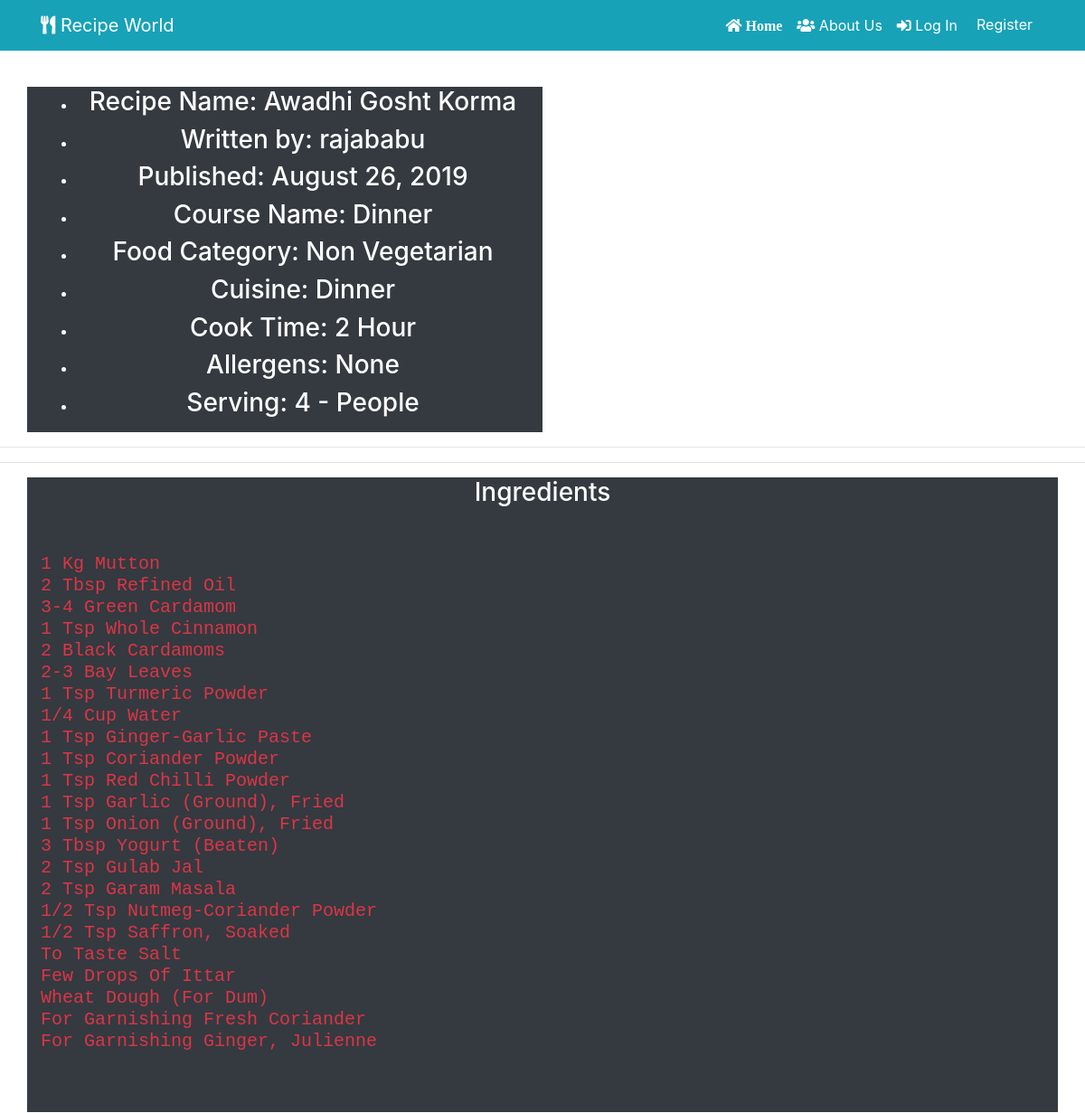
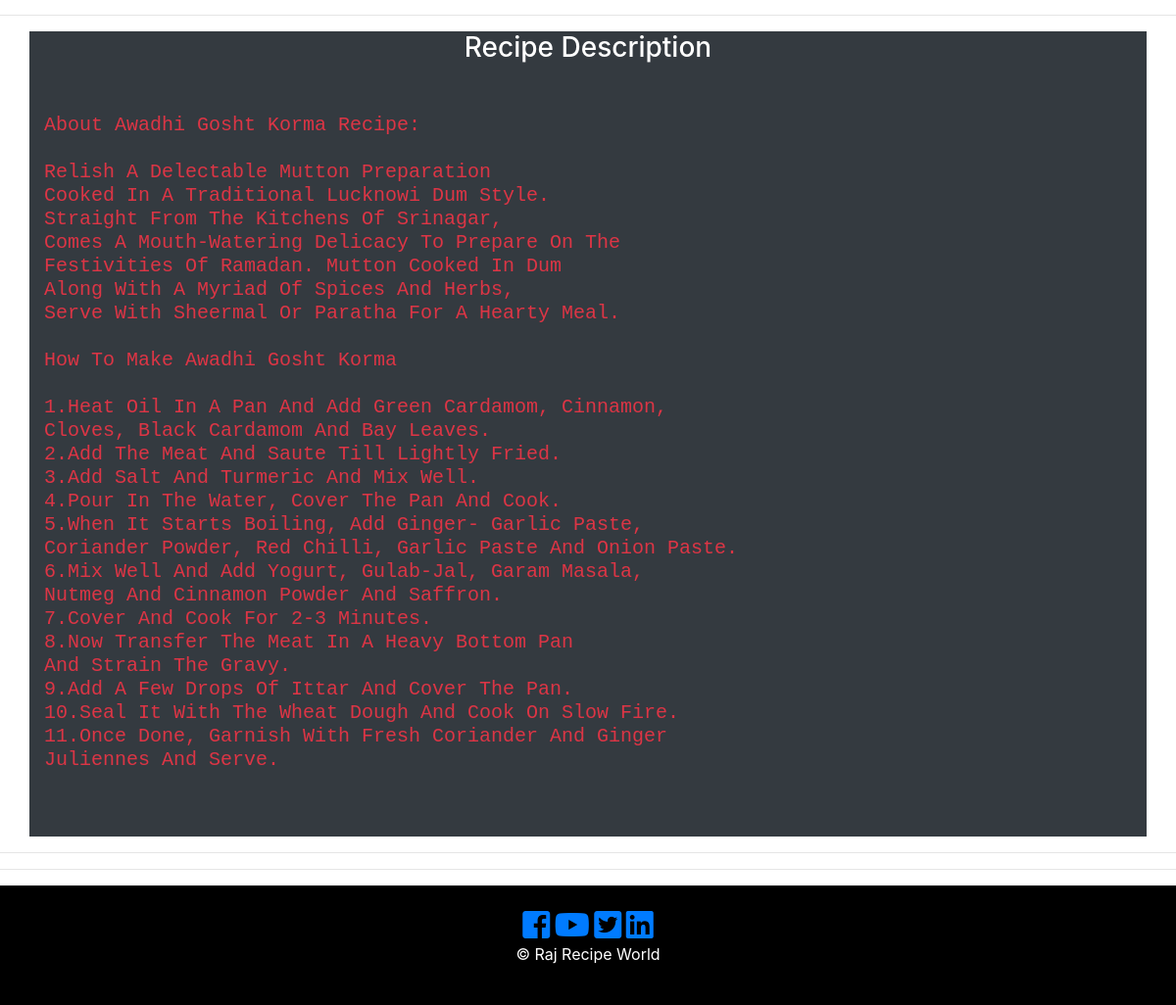
/18, run on the app's committed database (2 pictures, top to bottom).
### recipe_app/models.py (models this page shows, shortened)
class RecipePost(db.Model):
    __searchable__ = ['recipe_name']
    users = db.relationship(User)
    id = db.Column(db.Integer, primary_key=True)
    user_id = db.Column(db.Integer, db.ForeignKey('users.id'), nullable=False)
    date = db.Column(db.DateTime, nullable=False, default=datetime.utcnow)
    recipe_image = db.Column(db.String(128), default=None, nullable=True)
    recipe_name = db.Column(db.String(164), nullable=False)
    course = db.Column(db.String(164), nullable=False)
    food_category = db.Column(db.String(164), nullable=False)
    cuisine = db.Column(db.String(164), nullable=False)
    prep_time = db.Column(db.String(164), nullable=False)
    cook_time = db.Column(db.String(164), nullable=False)
    allergens = db.Column(db.String(164), nullable=False)
    serving = db.Column(db.String(164), nullable=False)
    ingredients = db.Column(db.Text, nullable=False)
    recipe_description = db.Column(db.Text, nullable=False)

class User(db.Model, UserMixin):
     __tablename__ = 'users'
     id = db.Column(db.Integer, primary_key = True)
     picture = db.Column(db.String(128), default='default_profile.png', nullable=False)
     email = db.Column(db.String(64), unique=True, index=True)
     username = db.Column(db.String(64), unique=True, index=True)
     password_hash = db.Column(db.String(128))
     recipe = db.relationship('RecipePost', backref='author', lazy=True)

### recipe_app/users/views.py (the view)
@users.route("/<username>")
def user_recipies(username):
    page = request.args.get('page',1,type=int)
    user = User.query.filter_by(username=username).first_or_404()
    recipies_posted = RecipePost.query.filter_by(author=user).order_by(RecipePost.date.desc()).paginate(page=page,per_page=5)
    return render_template('user_recipe_posts.html', recipies_posted=recipies_posted, user=user)

### recipe_app/recipe_posts/views.py (called while the page is built)
@recipe_posts.route('/<int:recipe_post_id>')
def recipe_post(recipe_post_id):
    recipe_post = RecipePost.query.get_or_404(recipe_post_id)
    return render_template('recipe_post.html', recipe_name=recipe_post.recipe_name,
                            date=recipe_post.date, recipe=recipe_post
    )

### recipe_app/templates/recipe_post.html (shortened to what this page needs)
{% extends "base.html" %}
{% block content %}
  <section id="" class="text-center text-white">
    <div class="container">
      <div class="row">
        <div class="col-md-6 bg-dark">
          <ul class="">
              <li class="">
                  <h3> Recipe Name: {{ recipe.recipe_name }}</h3>
              </li>
              <li class="">
                <h3>Written by: {{recipe.author.username}}</h3>
              </li>
              <li class="">
                <h3>Published: {{recipe.date.strftime('%B %d, %Y') }}</h3>
              </li>
              <li class="">
                  <h3> Course Name: {{recipe.course}} </h3>
              </li>
              <li class="">
                <h3>Food Category: {{recipe.food_category}}</h3>
              </li>
              <li class="">
                <h3>Cuisine: {{ recipe.cuisine }}</h3>
              </li>
              <li class="">
                <h3> Cook Time: {{recipe.cook_time}}</h3>
              </li>
              <li class="">
                <h3> Allergens: {{ recipe.allergens }}</h3>
              </li>
              <li class="">
                <h3>Serving: {{ recipe.serving }}</h3>
              </li>
            </ul>
        </div>
              <div class="col-md-6 py-2">
        </div>
      </div>
    </div>
</section>
<hr>
<hr>
  <div>
    <div class="container text-center text-white">
      <div class="row">
            <div class="col-md-12 bg-dark">
              <h3> Ingredients </h3>
                <div>
                  <pre class="text-danger text-left text-capitalize">
                    <h5>{{recipe.ingredients}}</h5>
                  </pre>
               </div>
            </div>
        </div>
      </div>
    </div>
<hr>
  <div>
    <div class="container text-center text-white">
      <div class="row">
            <div class="col-md-12 bg-dark">
              <h3> Recipe Description </h3>
              <div>
              <pre class="text-danger text-left text-capitalize">
                <h5>{{recipe.recipe_description}} </h5>
              </pre>
            </div>
        </div>
    </div>
  </div>
<hr>
 <hr>
{% endblock content %}

### data on the page
RecipePost: recipe_name "Awadhi Gosht Korma", date "August 26, 2019", course "Dinner", food_category "Non Vegetarian", cuisine "Dinner", cook_time "2 Hour", allergens "None", serving "4 - People", ingredients "1 Kg Mutton 2 Tbsp Refined Oil 3-4 Green Cardamom 1 Tsp Whole Cinnamon 2 Black Cardamoms 2-3 Bay Leaves 1 Tsp Turmeric Powder 1/4 Cup Water 1 Tsp Ginger-Garlic Paste 1 Tsp Coriander Powder 1 Tsp Red Chilli Powder 1 Tsp Garlic (Ground), Fried 1 Tsp Onion (Ground), Fried 3 Tbsp Yogurt (Beaten) 2 Tsp Gulab Jal 2 Tsp Garam Masala 1/2 Tsp Nutmeg-Coriander Powder 1/2 Tsp Saffron, Soaked To Taste Salt Few Drops Of Ittar Wheat Dough (For Dum) For Garnishing Fresh Coriander For Garnishing Ginger, Julienne", recipe_description "About Awadhi Gosht Korma Recipe: Relish A Delectable Mutton Preparation Cooked In A Traditional Lucknowi Dum Style. Straight From The Kitchens Of Srinagar, Comes A Mouth-Watering Delicacy To Prepare On The Festivities Of Ramadan. Mutton Cooked In Dum Along With A Myriad Of Spices And Herbs, Serve With Sheermal Or Paratha For A Hearty Meal. How To Make Awadhi Gosht Korma 1.Heat Oil In A Pan And Add Green Cardamom, Cinnamon, Cloves, Black Cardamom And Bay Leaves. 2.Add The Meat And Saute Till Lightly Fried. 3.Add Salt And Turmeric And Mix Well. 4.Pour In The Water, Cover The Pan And Cook. 5.When It Starts Boiling, Add Ginger- Garlic Paste, Coriander Powder, Red Chilli, Garlic Paste And Onion…"
User: author.username "rajababu"
